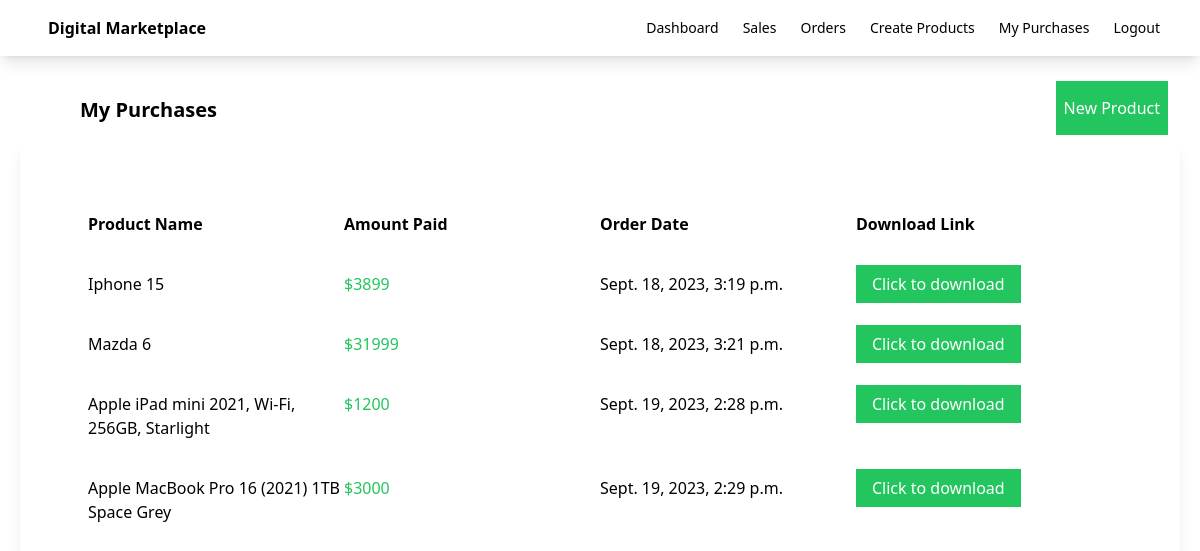
The page /purchases/ (signed in) on the database its author committed.
### myapp/models.py (models this page shows, shortened)
class OrderDetail(models.Model):
    customer_email = models.EmailField()
    product = models.ForeignKey(Product, on_delete=models.CASCADE)
    amount = models.IntegerField()
    stripe_payment_intent = models.CharField(max_length=200)
    has_paid = models.BooleanField(default=False)
    created_on = models.DateTimeField(auto_now_add=True)
    updated_on = models.DateTimeField(auto_now_add=True)

class Product(models.Model):
    seller = models.ForeignKey(User, on_delete=models.CASCADE)
    name = models.CharField(max_length=100)
    description = models.CharField(max_length=100)
    price = models.FloatField()
    file = models.FileField(upload_to='uploads')
    total_sales_amount = models.IntegerField(default=0)
    total_sales = models.IntegerField(default=0)

### myapp/views.py (the view)
# urls.py: path('purchases/', views.my_purchases, name='purchases'),
def my_purchases(request):
    orders = OrderDetail.objects.filter(customer_email=request.user.email)
    return render(request, 'myapp/purchases.html', {'orders': orders})

### myapp/templates/myapp/purchases.html
{% extends 'myapp/base.html' %}
{% block body %}
    <div class="flex justify-between">
        <div class="ml-20 mt-10 font-bold text-xl">My Purchases</div>
        <div class="ml-20 mt-10">
            <a class="bg-green-500 text-white px-2 py-4 mr-8" href="{% url 'createproduct' %}">New Product</a>
        </div>
    </div>
    <div class="order-container shadow-lg p-10 m-5">
        <div class="order-header flex font-bold  m-5 p-2 ">
            <div class="w-1/4">
                Product Name
            </div>
            <div class="w-1/4">
                Amount Paid
            </div>
            <div class="w-1/4">
                Order Date
            </div>
            <div class="w-1/4">
                Download Link
            </div>
        </div>
        {% for order in orders %}
        <div class="flex  m-5 p-2">
            <div class="w-1/4">
                {{order.product.name}}
            </div>
            <div class="w-1/4 text-green-500">
                ${{order.amount}}
            </div>
            <div class="w-1/4">
                {{order.created_on}}
            </div>
            <div class="w-1/4">
                <a class="bg-green-500 text-white px-4 py-2" href="{{order.product.file.url}}" download>Click to download</a>
            </div>
        </div>
        {% endfor %}
    </div>
{% endblock %}

### myapp/templates/myapp/base.html (shortened to what this page needs)
<!DOCTYPE html>
<html lang="en">
<head>
    <script src="https://cdn.tailwindcss.com"></script>
</head>
<body>
    <nav class="shadow-lg">
        <div class="flex flex-wrap justify-between ml-5 items-center mx-auto px-4 py-2.5">
            <a href="{% url 'index' %}" class="flex items-center">
                <span class="self-center text-xml font-semibold">Digital Marketplace</span>
            </a>
            <div class="flex items-center">
                <a href="{% url 'dashboard' %}" class="mr-6 text-sm font-medium text-grey-500">Dashboard</a>
                <a href="{% url 'sales' %}" class="mr-6 text-sm font-medium text-grey-500">Sales</a>
                <a href="" class="mr-6 text-sm font-medium text-grey-500">Orders</a>
                <a href="{% url 'createproduct' %}" class="mr-6 text-sm font-medium text-grey-500">Create Products</a>
                <a href="{% url 'purchases' %}" class="mr-6 text-sm font-medium text-grey-500">My Purchases</a>
                <a href="{% url 'logout' %}" class="mr-6 text-sm font-medium text-grey-500">Logout</a>
            </div>
        </div>
    </nav>
    {% block body %}
    {% endblock %}
</body>
</html>

### rows shown on the page
OrderDetail: product.name "Iphone 15", amount "3899", created_on "Sept. 18, 2023, 3:19 p.m."
OrderDetail: product.name "Mazda 6", amount "31999", created_on "Sept. 18, 2023, 3:21 p.m."
OrderDetail: product.name "Apple iPad mini 2021, Wi-Fi, 256GB, Starlight", amount "1200", created_on "Sept. 19, 2023, 2:28 p.m."
OrderDetail: product.name "Apple MacBook Pro 16 (2021) 1TB Space Grey", amount "3000", created_on "Sept. 19, 2023, 2:29 p.m."
